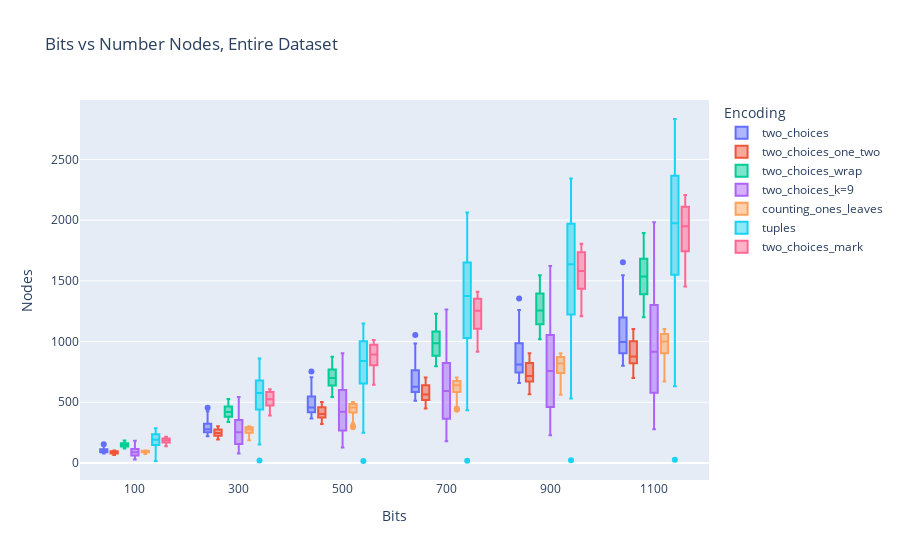
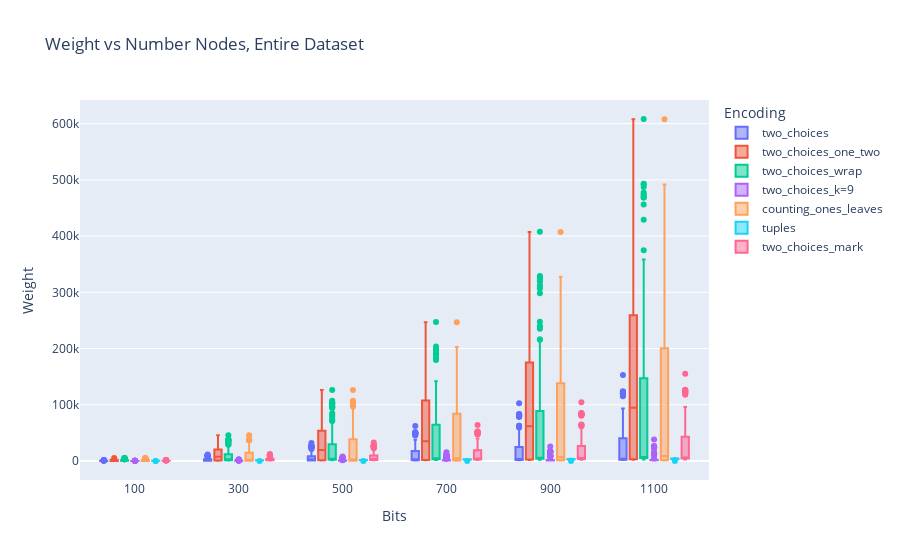
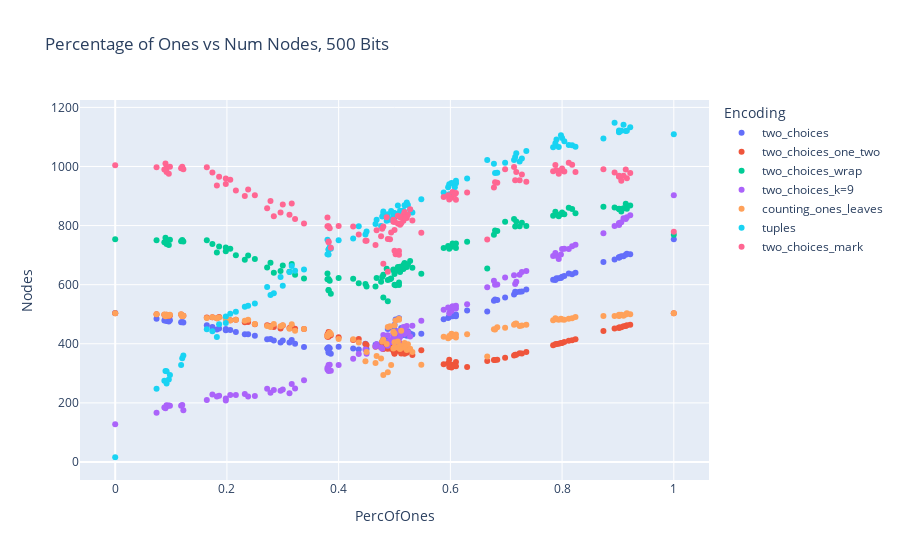
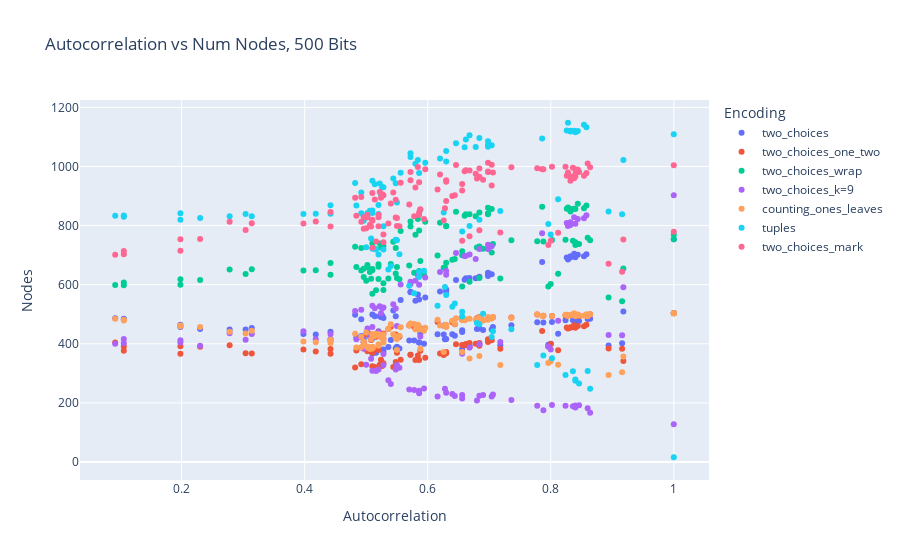

The notebook cell saved with these charts, in order:
### Markdown cell above
#### 4. Reports

### Code cell
fig = px.box(df, x="Bits", y="Nodes", color="Encoding", 
             title="Bits vs Number Nodes, Entire Dataset")
fig.show()

fig = px.box(df, x="Bits", y="Weight", color="Encoding", 
             title="Weight vs Number Nodes, Entire Dataset")
fig.show()

df_500 = df[df['Bits'] == 500] 
fig = px.scatter(df_500, x="PercOfOnes", y="Nodes", color="Encoding", 
             title="Percentage of Ones vs Num Nodes, 500 Bits")
fig.show()

fig = px.scatter(df_500, x="Autocorrelation", y="Nodes", color="Encoding", 
             title="Autocorrelation vs Num Nodes, 500 Bits")
fig.show()

### Figure 1 — Plotly figure (JSON) as saved in the notebook; plotly's stock layout.template omitted (floating-point values rounded to 4 significant figures; data arrays with more than 128 entries replaced by an {"elided": "..."} marker saying what was removed)
{"data": [{"alignmentgroup": "True", "hovertemplate": "Encoding=two_choices<br>Bits=%{x}<br>Nodes=%{y}<extra></extra>", "legendgroup": "two_choices", "marker": {"color": "#636efa"}, "name": "two_choices", "notched": false, "offsetgroup": "two_choices", "orientation": "v", "showlegend": true, "type": "box", "x": {"elided": "714 int values"}, "x0": " ", "xaxis": "x", "y": {"elided": "714 int values"}, "y0": " ", "yaxis": "y"}, {"alignmentgroup": "True", "hovertemplate": "Encoding=two_choices_one_two<br>Bits=%{x}<br>Nodes=%{y}<extra></extra>", "legendgroup": "two_choices_one_two", "marker": {"color": "#EF553B"}, "name": "two_choices_one_two", "notched": false, "offsetgroup": "two_choices_one_two", "orientation": "v", "showlegend": true, "type": "box", "x": {"elided": "714 int values"}, "x0": " ", "xaxis": "x", "y": {"elided": "714 int values"}, "y0": " ", "yaxis": "y"}, {"alignmentgroup": "True", "hovertemplate": "Encoding=two_choices_wrap<br>Bits=%{x}<br>Nodes=%{y}<extra></extra>", "legendgroup": "two_choices_wrap", "marker": {"color": "#00cc96"}, "name": "two_choices_wrap", "notched": false, "offsetgroup": "two_choices_wrap", "orientation": "v", "showlegend": true, "type": "box", "x": {"elided": "714 int values"}, "x0": " ", "xaxis": "x", "y": {"elided": "714 int values"}, "y0": " ", "yaxis": "y"}, {"alignmentgroup": "True", "hovertemplate": "Encoding=two_choices_k=9<br>Bits=%{x}<br>Nodes=%{y}<extra></extra>", "legendgroup": "two_choices_k=9", "marker": {"color": "#ab63fa"}, "name": "two_choices_k=9", "notched": false, "offsetgroup": "two_choices_k=9", "orientation": "v", "showlegend": true, "type": "box", "x": {"elided": "714 int values"}, "x0": " ", "xaxis": "x", "y": {"elided": "714 int values"}, "y0": " ", "yaxis": "y"}, {"alignmentgroup": "True", "hovertemplate": "Encoding=counting_ones_leaves<br>Bits=%{x}<br>Nodes=%{y}<extra></extra>", "legendgroup": "counting_ones_leaves", "marker": {"color": "#FFA15A"}, "name": "counting_ones_leaves", "notched": false, "offsetgroup": "counting_ones_leaves", "orientation": "v", "showlegend": true, "type": "box", "x": {"elided": "714 int values"}, "x0": " ", "xaxis": "x", "y": {"elided": "714 int values"}, "y0": " ", "yaxis": "y"}, {"alignmentgroup": "True", "hovertemplate": "Encoding=tuples<br>Bits=%{x}<br>Nodes=%{y}<extra></extra>", "legendgroup": "tuples", "marker": {"color": "#19d3f3"}, "name": "tuples", "notched": false, "offsetgroup": "tuples", "orientation": "v", "showlegend": true, "type": "box", "x": {"elided": "714 int values"}, "x0": " ", "xaxis": "x", "y": {"elided": "714 int values"}, "y0": " ", "yaxis": "y"}, {"alignmentgroup": "True", "hovertemplate": "Encoding=two_choices_mark<br>Bits=%{x}<br>Nodes=%{y}<extra></extra>", "legendgroup": "two_choices_mark", "marker": {"color": "#FF6692"}, "name": "two_choices_mark", "notched": false, "offsetgroup": "two_choices_mark", "orientation": "v", "showlegend": true, "type": "box", "x": {"elided": "714 int values"}, "x0": " ", "xaxis": "x", "y": {"elided": "714 int values"}, "y0": " ", "yaxis": "y"}], "layout": {"boxmode": "group", "legend": {"title": {"text": "Encoding"}, "tracegroupgap": 0}, "title": {"text": "Bits vs Number Nodes, Entire Dataset"}, "xaxis": {"anchor": "y", "domain": [0, 1], "title": {"text": "Bits"}}, "yaxis": {"anchor": "x", "domain": [0, 1], "title": {"text": "Nodes"}}}}

### Figure 2 — Plotly figure (JSON) as saved in the notebook; plotly's stock layout.template omitted (floating-point values rounded to 4 significant figures; data arrays with more than 128 entries replaced by an {"elided": "..."} marker saying what was removed)
{"data": [{"alignmentgroup": "True", "hovertemplate": "Encoding=two_choices<br>Bits=%{x}<br>Weight=%{y}<extra></extra>", "legendgroup": "two_choices", "marker": {"color": "#636efa"}, "name": "two_choices", "notched": false, "offsetgroup": "two_choices", "orientation": "v", "showlegend": true, "type": "box", "x": {"elided": "714 int values"}, "x0": " ", "xaxis": "x", "y": {"elided": "714 int values"}, "y0": " ", "yaxis": "y"}, {"alignmentgroup": "True", "hovertemplate": "Encoding=two_choices_one_two<br>Bits=%{x}<br>Weight=%{y}<extra></extra>", "legendgroup": "two_choices_one_two", "marker": {"color": "#EF553B"}, "name": "two_choices_one_two", "notched": false, "offsetgroup": "two_choices_one_two", "orientation": "v", "showlegend": true, "type": "box", "x": {"elided": "714 int values"}, "x0": " ", "xaxis": "x", "y": {"elided": "714 int values"}, "y0": " ", "yaxis": "y"}, {"alignmentgroup": "True", "hovertemplate": "Encoding=two_choices_wrap<br>Bits=%{x}<br>Weight=%{y}<extra></extra>", "legendgroup": "two_choices_wrap", "marker": {"color": "#00cc96"}, "name": "two_choices_wrap", "notched": false, "offsetgroup": "two_choices_wrap", "orientation": "v", "showlegend": true, "type": "box", "x": {"elided": "714 int values"}, "x0": " ", "xaxis": "x", "y": {"elided": "714 int values"}, "y0": " ", "yaxis": "y"}, {"alignmentgroup": "True", "hovertemplate": "Encoding=two_choices_k=9<br>Bits=%{x}<br>Weight=%{y}<extra></extra>", "legendgroup": "two_choices_k=9", "marker": {"color": "#ab63fa"}, "name": "two_choices_k=9", "notched": false, "offsetgroup": "two_choices_k=9", "orientation": "v", "showlegend": true, "type": "box", "x": {"elided": "714 int values"}, "x0": " ", "xaxis": "x", "y": {"elided": "714 int values"}, "y0": " ", "yaxis": "y"}, {"alignmentgroup": "True", "hovertemplate": "Encoding=counting_ones_leaves<br>Bits=%{x}<br>Weight=%{y}<extra></extra>", "legendgroup": "counting_ones_leaves", "marker": {"color": "#FFA15A"}, "name": "counting_ones_leaves", "notched": false, "offsetgroup": "counting_ones_leaves", "orientation": "v", "showlegend": true, "type": "box", "x": {"elided": "714 int values"}, "x0": " ", "xaxis": "x", "y": {"elided": "714 int values"}, "y0": " ", "yaxis": "y"}, {"alignmentgroup": "True", "hovertemplate": "Encoding=tuples<br>Bits=%{x}<br>Weight=%{y}<extra></extra>", "legendgroup": "tuples", "marker": {"color": "#19d3f3"}, "name": "tuples", "notched": false, "offsetgroup": "tuples", "orientation": "v", "showlegend": true, "type": "box", "x": {"elided": "714 int values"}, "x0": " ", "xaxis": "x", "y": {"elided": "714 int values"}, "y0": " ", "yaxis": "y"}, {"alignmentgroup": "True", "hovertemplate": "Encoding=two_choices_mark<br>Bits=%{x}<br>Weight=%{y}<extra></extra>", "legendgroup": "two_choices_mark", "marker": {"color": "#FF6692"}, "name": "two_choices_mark", "notched": false, "offsetgroup": "two_choices_mark", "orientation": "v", "showlegend": true, "type": "box", "x": {"elided": "714 int values"}, "x0": " ", "xaxis": "x", "y": {"elided": "714 int values"}, "y0": " ", "yaxis": "y"}], "layout": {"boxmode": "group", "legend": {"title": {"text": "Encoding"}, "tracegroupgap": 0}, "title": {"text": "Weight vs Number Nodes, Entire Dataset"}, "xaxis": {"anchor": "y", "domain": [0, 1], "title": {"text": "Bits"}}, "yaxis": {"anchor": "x", "domain": [0, 1], "title": {"text": "Weight"}}}}

### Figure 3 — Plotly figure (JSON) as saved in the notebook; plotly's stock layout.template omitted (floating-point values rounded to 4 significant figures)
{"data": [{"hovertemplate": "Encoding=two_choices<br>PercOfOnes=%{x}<br>Nodes=%{y}<extra></extra>", "legendgroup": "two_choices", "marker": {"color": "#636efa", "symbol": "circle"}, "mode": "markers", "name": "two_choices", "orientation": "v", "showlegend": true, "type": "scatter", "x": [0.118, 0.092, 0.096, 0.12, 0.09, 0.122, 0.092, 0.098, 0.074, 0.088, 0.174, 0.216, 0.186, 0.182, 0.206, 0.164, 0.232, 0.198, 0.198, 0.238, 0.272, 0.322, 0.25, 0.296, 0.3, 0.338, 0.312, 0.284, 0.278, 0.316, 0.38, 0.426, 0.436, 0.4, 0.384, 0.386, 0.382, 0.382, 0.382, 0.38, 0.5, 0.516, 0.506, 0.522, 0.518, 0.498, 0.478, 0.524, 0.516, 0.518, 0.63, 0.602, 0.61, 0.598, 0.604, 0.61, 0.596, 0.598, 0.588, 0.608, 0.724, 0.718, 0.714, 0.716, 0.736, 0.684, 0.678, 0.728, 0.698, 0.68, 0.812, 0.818, 0.794, 0.784, 0.79, 0.788, 0.824, 0.804, 0.8, 0.798, 0.902, 0.902, 0.914, 0.902, 0.906, 0.922, 0.916, 0.874, 0.894, 0.91, 0, 1, 0.502, 0.508, 0.508, 0.492, 0.5, 0.488, 0.498, 0.512, 0.5, 0.5, 0.506, 0.48, 0.51, 0.486, 0.51, 0.45, 0.532, 0.528, 0.468, 0.476, 0.494, 0.466, 0.448, 0.548, 0.48, 0.488, 0.666], "xaxis": "x", "y": [473, 477, 475, 474, 484, 472, 480, 480, 485, 479, 457, 440, 452, 448, 447, 463, 432, 446, 450, 432, 415, 400, 427, 404, 411, 389, 404, 411, 416, 413, 385, 384, 381, 390, 385, 366, 370, 388, 373, 384, 426, 434, 421, 427, 441, 418, 406, 442, 430, 438, 513, 498, 493, 491, 493, 499, 487, 493, 483, 495, 576, 574, 567, 576, 584, 548, 546, 577, 557, 550, 638, 635, 622, 617, 622, 616, 640, 629, 627, 623, 692, 692, 701, 693, 696, 703, 705, 677, 685, 696, 504, 754, 482, 486, 485, 457, 464, 450, 448, 453, 448, 431, 433, 416, 437, 417, 427, 382, 431, 435, 398, 394, 395, 397, 400, 434, 394, 402, 509], "yaxis": "y"}, {"hovertemplate": "Encoding=two_choices_one_two<br>PercOfOnes=%{x}<br>Nodes=%{y}<extra></extra>", "legendgroup": "two_choices_one_two", "marker": {"color": "#EF553B", "symbol": "circle"}, "mode": "markers", "name": "two_choices_one_two", "orientation": "v", "showlegend": true, "type": "scatter", "x": [0.118, 0.092, 0.096, 0.12, 0.09, 0.122, 0.092, 0.098, 0.074, 0.088, 0.174, 0.216, 0.186, 0.182, 0.206, 0.164, 0.232, 0.198, 0.198, 0.238, 0.272, 0.322, 0.25, 0.296, 0.3, 0.338, 0.312, 0.284, 0.278, 0.316, 0.38, 0.426, 0.436, 0.4, 0.384, 0.386, 0.382, 0.382, 0.382, 0.38, 0.5, 0.516, 0.506, 0.522, 0.518, 0.498, 0.478, 0.524, 0.516, 0.518, 0.63, 0.602, 0.61, 0.598, 0.604, 0.61, 0.596, 0.598, 0.588, 0.608, 0.724, 0.718, 0.714, 0.716, 0.736, 0.684, 0.678, 0.728, 0.698, 0.68, 0.812, 0.818, 0.794, 0.784, 0.79, 0.788, 0.824, 0.804, 0.8, 0.798, 0.902, 0.902, 0.914, 0.902, 0.906, 0.922, 0.916, 0.874, 0.894, 0.91, 0, 1, 0.502, 0.508, 0.508, 0.492, 0.5, 0.488, 0.498, 0.512, 0.5, 0.5, 0.506, 0.48, 0.51, 0.486, 0.51, 0.45, 0.532, 0.528, 0.468, 0.476, 0.494, 0.466, 0.448, 0.548, 0.48, 0.488, 0.666], "xaxis": "x", "y": [499, 494, 495, 494, 494, 495, 498, 496, 500, 498, 490, 481, 491, 486, 480, 489, 473, 489, 486, 474, 463, 451, 466, 452, 462, 450, 453, 457, 459, 458, 431, 413, 416, 422, 432, 429, 424, 440, 435, 424, 387, 375, 377, 370, 366, 376, 406, 379, 370, 381, 321, 320, 338, 346, 329, 324, 334, 321, 331, 325, 368, 363, 360, 363, 372, 346, 345, 367, 353, 345, 410, 412, 400, 395, 399, 398, 415, 406, 403, 403, 454, 455, 460, 454, 456, 464, 463, 443, 452, 459, 503, 503, 391, 404, 376, 392, 366, 390, 395, 367, 368, 374, 381, 382, 381, 385, 379, 396, 362, 376, 393, 388, 383, 390, 399, 378, 384, 383, 342], "yaxis": "y"}, {"hovertemplate": "Encoding=two_choices_wrap<br>PercOfOnes=%{x}<br>Nodes=%{y}<extra></extra>", "legendgroup": "two_choices_wrap", "marker": {"color": "#00cc96", "symbol": "circle"}, "mode": "markers", "name": "two_choices_wrap", "orientation": "v", "showlegend": true, "type": "scatter", "x": [0.118, 0.092, 0.096, 0.12, 0.09, 0.122, 0.092, 0.098, 0.074, 0.088, 0.174, 0.216, 0.186, 0.182, 0.206, 0.164, 0.232, 0.198, 0.198, 0.238, 0.272, 0.322, 0.25, 0.296, 0.3, 0.338, 0.312, 0.284, 0.278, 0.316, 0.38, 0.426, 0.436, 0.4, 0.384, 0.386, 0.382, 0.382, 0.382, 0.38, 0.5, 0.516, 0.506, 0.522, 0.518, 0.498, 0.478, 0.524, 0.516, 0.518, 0.63, 0.602, 0.61, 0.598, 0.604, 0.61, 0.596, 0.598, 0.588, 0.608, 0.724, 0.718, 0.714, 0.716, 0.736, 0.684, 0.678, 0.728, 0.698, 0.68, 0.812, 0.818, 0.794, 0.784, 0.79, 0.788, 0.824, 0.804, 0.8, 0.798, 0.902, 0.902, 0.914, 0.902, 0.906, 0.922, 0.916, 0.874, 0.894, 0.91, 0, 1, 0.502, 0.508, 0.508, 0.492, 0.5, 0.488, 0.498, 0.512, 0.5, 0.5, 0.506, 0.48, 0.51, 0.486, 0.51, 0.45, 0.532, 0.528, 0.468, 0.476, 0.494, 0.466, 0.448, 0.548, 0.48, 0.488, 0.666], "xaxis": "x", "y": [747, 738, 734, 751, 759, 746, 749, 752, 750, 744, 738, 700, 729, 709, 722, 750, 684, 713, 726, 699, 658, 634, 687, 646, 665, 621, 644, 640, 674, 670, 638, 620, 605, 623, 613, 569, 581, 619, 582, 618, 648, 667, 660, 660, 673, 649, 626, 669, 653, 660, 745, 728, 724, 726, 739, 739, 731, 722, 724, 736, 798, 814, 822, 797, 799, 782, 769, 810, 813, 783, 860, 856, 832, 833, 838, 847, 842, 838, 844, 838, 856, 857, 874, 856, 848, 868, 857, 864, 861, 859, 754, 769, 598, 599, 607, 618, 600, 616, 651, 652, 636, 649, 648, 634, 661, 654, 643, 594, 657, 680, 623, 610, 621, 594, 602, 637, 557, 544, 655], "yaxis": "y"}, {"hovertemplate": "Encoding=two_choices_k=9<br>PercOfOnes=%{x}<br>Nodes=%{y}<extra></extra>", "legendgroup": "two_choices_k=9", "marker": {"color": "#ab63fa", "symbol": "circle"}, "mode": "markers", "name": "two_choices_k=9", "orientation": "v", "showlegend": true, "type": "scatter", "x": [0.118, 0.092, 0.096, 0.12, 0.09, 0.122, 0.092, 0.098, 0.074, 0.088, 0.174, 0.216, 0.186, 0.182, 0.206, 0.164, 0.232, 0.198, 0.198, 0.238, 0.272, 0.322, 0.25, 0.296, 0.3, 0.338, 0.312, 0.284, 0.278, 0.316, 0.38, 0.426, 0.436, 0.4, 0.384, 0.386, 0.382, 0.382, 0.382, 0.38, 0.5, 0.516, 0.506, 0.522, 0.518, 0.498, 0.478, 0.524, 0.516, 0.518, 0.63, 0.602, 0.61, 0.598, 0.604, 0.61, 0.596, 0.598, 0.588, 0.608, 0.724, 0.718, 0.714, 0.716, 0.736, 0.684, 0.678, 0.728, 0.698, 0.68, 0.812, 0.818, 0.794, 0.784, 0.79, 0.788, 0.824, 0.804, 0.8, 0.798, 0.902, 0.902, 0.914, 0.902, 0.906, 0.922, 0.916, 0.874, 0.894, 0.91, 0, 1, 0.502, 0.508, 0.508, 0.492, 0.5, 0.488, 0.498, 0.512, 0.5, 0.5, 0.506, 0.48, 0.51, 0.486, 0.51, 0.45, 0.532, 0.528, 0.468, 0.476, 0.494, 0.466, 0.448, 0.548, 0.48, 0.488, 0.666], "xaxis": "x", "y": [190, 192, 191, 193, 182, 175, 189, 190, 167, 184, 228, 227, 224, 222, 227, 210, 230, 215, 208, 222, 248, 249, 223, 241, 245, 277, 233, 244, 234, 264, 313, 349, 365, 328, 329, 309, 308, 313, 328, 319, 422, 452, 415, 460, 433, 425, 383, 439, 457, 442, 534, 511, 519, 503, 527, 529, 523, 520, 515, 520, 634, 610, 632, 602, 646, 601, 613, 643, 624, 600, 721, 730, 687, 697, 698, 707, 735, 722, 721, 702, 802, 809, 822, 806, 811, 835, 828, 774, 799, 825, 128, 903, 402, 400, 416, 412, 404, 393, 436, 433, 414, 415, 442, 409, 436, 405, 423, 366, 461, 425, 398, 387, 406, 391, 381, 478, 430, 429, 591], "yaxis": "y"}, {"hovertemplate": "Encoding=counting_ones_leaves<br>PercOfOnes=%{x}<br>Nodes=%{y}<extra></extra>", "legendgroup": "counting_ones_leaves", "marker": {"color": "#FFA15A", "symbol": "circle"}, "mode": "markers", "name": "counting_ones_leaves", "orientation": "v", "showlegend": true, "type": "scatter", "x": [0.118, 0.092, 0.096, 0.12, 0.09, 0.122, 0.092, 0.098, 0.074, 0.088, 0.174, 0.216, 0.186, 0.182, 0.206, 0.164, 0.232, 0.198, 0.198, 0.238, 0.272, 0.322, 0.25, 0.296, 0.3, 0.338, 0.312, 0.284, 0.278, 0.316, 0.38, 0.426, 0.436, 0.4, 0.384, 0.386, 0.382, 0.382, 0.382, 0.38, 0.5, 0.516, 0.506, 0.522, 0.518, 0.498, 0.478, 0.524, 0.516, 0.518, 0.63, 0.602, 0.61, 0.598, 0.604, 0.61, 0.596, 0.598, 0.588, 0.608, 0.724, 0.718, 0.714, 0.716, 0.736, 0.684, 0.678, 0.728, 0.698, 0.68, 0.812, 0.818, 0.794, 0.784, 0.79, 0.788, 0.824, 0.804, 0.8, 0.798, 0.902, 0.902, 0.914, 0.902, 0.906, 0.922, 0.916, 0.874, 0.894, 0.91, 0, 1, 0.502, 0.508, 0.508, 0.492, 0.5, 0.488, 0.498, 0.512, 0.5, 0.5, 0.506, 0.48, 0.51, 0.486, 0.51, 0.45, 0.532, 0.528, 0.468, 0.476, 0.494, 0.466, 0.448, 0.548, 0.48, 0.488, 0.666], "xaxis": "x", "y": [500, 496, 495, 493, 493, 495, 498, 498, 500, 499, 490, 481, 489, 486, 479, 487, 478, 490, 484, 481, 460, 444, 467, 459, 463, 450, 451, 467, 457, 466, 426, 415, 404, 416, 438, 433, 433, 432, 431, 427, 388, 387, 387, 379, 403, 384, 408, 398, 390, 391, 432, 434, 421, 421, 426, 431, 419, 426, 424, 426, 460, 469, 464, 468, 464, 456, 449, 462, 454, 448, 485, 486, 481, 480, 483, 486, 491, 481, 482, 485, 496, 498, 499, 494, 498, 500, 503, 494, 494, 495, 503, 503, 479, 485, 481, 459, 462, 457, 441, 444, 435, 405, 408, 414, 393, 399, 382, 372, 372, 383, 359, 350, 328, 335, 341, 329, 294, 304, 357], "yaxis": "y"}, {"hovertemplate": "Encoding=tuples<br>PercOfOnes=%{x}<br>Nodes=%{y}<extra></extra>", "legendgroup": "tuples", "marker": {"color": "#19d3f3", "symbol": "circle"}, "mode": "markers", "name": "tuples", "orientation": "v", "showlegend": true, "type": "scatter", "x": [0.118, 0.092, 0.096, 0.12, 0.09, 0.122, 0.092, 0.098, 0.074, 0.088, 0.174, 0.216, 0.186, 0.182, 0.206, 0.164, 0.232, 0.198, 0.198, 0.238, 0.272, 0.322, 0.25, 0.296, 0.3, 0.338, 0.312, 0.284, 0.278, 0.316, 0.38, 0.426, 0.436, 0.4, 0.384, 0.386, 0.382, 0.382, 0.382, 0.38, 0.5, 0.516, 0.506, 0.522, 0.518, 0.498, 0.478, 0.524, 0.516, 0.518, 0.63, 0.602, 0.61, 0.598, 0.604, 0.61, 0.596, 0.598, 0.588, 0.608, 0.724, 0.718, 0.714, 0.716, 0.736, 0.684, 0.678, 0.728, 0.698, 0.68, 0.812, 0.818, 0.794, 0.784, 0.79, 0.788, 0.824, 0.804, 0.8, 0.798, 0.902, 0.902, 0.914, 0.902, 0.906, 0.922, 0.916, 0.874, 0.894, 0.91, 0, 1, 0.502, 0.508, 0.508, 0.492, 0.5, 0.488, 0.498, 0.512, 0.5, 0.5, 0.506, 0.48, 0.51, 0.486, 0.51, 0.45, 0.532, 0.528, 0.468, 0.476, 0.494, 0.466, 0.448, 0.548, 0.48, 0.488, 0.666], "xaxis": "x", "y": [328, 266, 279, 351, 308, 360, 307, 294, 248, 275, 442, 508, 466, 423, 502, 449, 525, 492, 470, 529, 592, 647, 536, 626, 596, 651, 643, 571, 565, 663, 752, 756, 798, 750, 727, 722, 719, 702, 719, 703, 842, 832, 868, 878, 869, 843, 831, 870, 851, 843, 959, 944, 943, 906, 942, 952, 930, 940, 912, 930, 1017, 1045, 1022, 1032, 1052, 979, 1009, 1027, 1013, 978, 1073, 1072, 1066, 1065, 1091, 1079, 1067, 1085, 1096, 1106, 1118, 1122, 1120, 1116, 1121, 1133, 1121, 1095, 1148, 1141, 16, 1109, 830, 833, 834, 820, 842, 826, 832, 832, 839, 840, 839, 840, 839, 816, 850, 780, 844, 854, 820, 799, 849, 805, 770, 889, 848, 838, 1022], "yaxis": "y"}, {"hovertemplate": "Encoding=two_choices_mark<br>PercOfOnes=%{x}<br>Nodes=%{y}<extra></extra>", "legendgroup": "two_choices_mark", "marker": {"color": "#FF6692", "symbol": "circle"}, "mode": "markers", "name": "two_choices_mark", "orientation": "v", "showlegend": true, "type": "scatter", "x": [0.118, 0.092, 0.096, 0.12, 0.09, 0.122, 0.092, 0.098, 0.074, 0.088, 0.174, 0.216, 0.186, 0.182, 0.206, 0.164, 0.232, 0.198, 0.198, 0.238, 0.272, 0.322, 0.25, 0.296, 0.3, 0.338, 0.312, 0.284, 0.278, 0.316, 0.38, 0.426, 0.436, 0.4, 0.384, 0.386, 0.382, 0.382, 0.382, 0.38, 0.5, 0.516, 0.506, 0.522, 0.518, 0.498, 0.478, 0.524, 0.516, 0.518, 0.63, 0.602, 0.61, 0.598, 0.604, 0.61, 0.596, 0.598, 0.588, 0.608, 0.724, 0.718, 0.714, 0.716, 0.736, 0.684, 0.678, 0.728, 0.698, 0.68, 0.812, 0.818, 0.794, 0.784, 0.79, 0.788, 0.824, 0.804, 0.8, 0.798, 0.902, 0.902, 0.914, 0.902, 0.906, 0.922, 0.916, 0.874, 0.894, 0.91, 0, 1, 0.502, 0.508, 0.508, 0.492, 0.5, 0.488, 0.498, 0.512, 0.5, 0.5, 0.506, 0.48, 0.51, 0.486, 0.51, 0.45, 0.532, 0.528, 0.468, 0.476, 0.494, 0.466, 0.448, 0.548, 0.48, 0.488, 0.666], "xaxis": "x", "y": [994, 981, 975, 999, 1010, 991, 996, 999, 997, 990, 980, 919, 965, 936, 955, 997, 900, 941, 959, 922, 859, 822, 903, 844, 871, 807, 837, 832, 883, 875, 827, 797, 770, 799, 791, 725, 746, 798, 744, 798, 813, 837, 833, 826, 846, 820, 789, 837, 816, 827, 912, 894, 887, 894, 914, 910, 903, 888, 897, 906, 953, 981, 998, 953, 948, 945, 929, 973, 991, 947, 1013, 1006, 975, 984, 987, 1005, 981, 983, 993, 986, 966, 969, 990, 966, 952, 978, 960, 991, 980, 969, 1004, 779, 703, 701, 714, 754, 715, 755, 813, 808, 785, 814, 807, 797, 828, 828, 803, 749, 817, 855, 784, 764, 777, 734, 749, 776, 671, 644, 753], "yaxis": "y"}], "layout": {"legend": {"title": {"text": "Encoding"}, "tracegroupgap": 0}, "title": {"text": "Percentage of Ones vs Num Nodes, 500 Bits"}, "xaxis": {"anchor": "y", "domain": [0, 1], "title": {"text": "PercOfOnes"}}, "yaxis": {"anchor": "x", "domain": [0, 1], "title": {"text": "Nodes"}}}}

### Figure 4 — Plotly figure (JSON) as saved in the notebook; plotly's stock layout.template omitted (floating-point values rounded to 4 significant figures)
{"data": [{"hovertemplate": "Encoding=two_choices<br>Autocorrelation=%{x}<br>Nodes=%{y}<extra></extra>", "legendgroup": "two_choices", "marker": {"color": "#636efa", "symbol": "circle"}, "mode": "markers", "name": "two_choices", "orientation": "v", "showlegend": true, "type": "scatter", "x": [0.778, 0.846, 0.84, 0.802, 0.86, 0.788, 0.836, 0.824, 0.864, 0.84, 0.706, 0.656, 0.684, 0.704, 0.69, 0.736, 0.64, 0.656, 0.68, 0.616, 0.628, 0.594, 0.644, 0.586, 0.57, 0.536, 0.586, 0.578, 0.63, 0.54, 0.548, 0.508, 0.528, 0.55, 0.5, 0.51, 0.516, 0.52, 0.528, 0.554, 0.492, 0.502, 0.484, 0.55, 0.442, 0.51, 0.496, 0.52, 0.51, 0.502, 0.544, 0.482, 0.548, 0.524, 0.522, 0.51, 0.528, 0.514, 0.492, 0.526, 0.63, 0.572, 0.584, 0.572, 0.63, 0.556, 0.58, 0.62, 0.596, 0.586, 0.698, 0.704, 0.678, 0.66, 0.662, 0.646, 0.698, 0.698, 0.684, 0.668, 0.832, 0.826, 0.844, 0.84, 0.832, 0.858, 0.838, 0.786, 0.828, 0.854, 1, 1, 0.106, 0.092, 0.106, 0.198, 0.198, 0.23, 0.278, 0.314, 0.304, 0.418, 0.398, 0.442, 0.52, 0.496, 0.506, 0.656, 0.626, 0.588, 0.684, 0.668, 0.718, 0.796, 0.8, 0.812, 0.894, 0.916, 0.918], "xaxis": "x", "y": [473, 477, 475, 474, 484, 472, 480, 480, 485, 479, 457, 440, 452, 448, 447, 463, 432, 446, 450, 432, 415, 400, 427, 404, 411, 389, 404, 411, 416, 413, 385, 384, 381, 390, 385, 366, 370, 388, 373, 384, 426, 434, 421, 427, 441, 418, 406, 442, 430, 438, 513, 498, 493, 491, 493, 499, 487, 493, 483, 495, 576, 574, 567, 576, 584, 548, 546, 577, 557, 550, 638, 635, 622, 617, 622, 616, 640, 629, 627, 623, 692, 692, 701, 693, 696, 703, 705, 677, 685, 696, 504, 754, 482, 486, 485, 457, 464, 450, 448, 453, 448, 431, 433, 416, 437, 417, 427, 382, 431, 435, 398, 394, 395, 397, 400, 434, 394, 402, 509], "yaxis": "y"}, {"hovertemplate": "Encoding=two_choices_one_two<br>Autocorrelation=%{x}<br>Nodes=%{y}<extra></extra>", "legendgroup": "two_choices_one_two", "marker": {"color": "#EF553B", "symbol": "circle"}, "mode": "markers", "name": "two_choices_one_two", "orientation": "v", "showlegend": true, "type": "scatter", "x": [0.778, 0.846, 0.84, 0.802, 0.86, 0.788, 0.836, 0.824, 0.864, 0.84, 0.706, 0.656, 0.684, 0.704, 0.69, 0.736, 0.64, 0.656, 0.68, 0.616, 0.628, 0.594, 0.644, 0.586, 0.57, 0.536, 0.586, 0.578, 0.63, 0.54, 0.548, 0.508, 0.528, 0.55, 0.5, 0.51, 0.516, 0.52, 0.528, 0.554, 0.492, 0.502, 0.484, 0.55, 0.442, 0.51, 0.496, 0.52, 0.51, 0.502, 0.544, 0.482, 0.548, 0.524, 0.522, 0.51, 0.528, 0.514, 0.492, 0.526, 0.63, 0.572, 0.584, 0.572, 0.63, 0.556, 0.58, 0.62, 0.596, 0.586, 0.698, 0.704, 0.678, 0.66, 0.662, 0.646, 0.698, 0.698, 0.684, 0.668, 0.832, 0.826, 0.844, 0.84, 0.832, 0.858, 0.838, 0.786, 0.828, 0.854, 1, 1, 0.106, 0.092, 0.106, 0.198, 0.198, 0.23, 0.278, 0.314, 0.304, 0.418, 0.398, 0.442, 0.52, 0.496, 0.506, 0.656, 0.626, 0.588, 0.684, 0.668, 0.718, 0.796, 0.8, 0.812, 0.894, 0.916, 0.918], "xaxis": "x", "y": [499, 494, 495, 494, 494, 495, 498, 496, 500, 498, 490, 481, 491, 486, 480, 489, 473, 489, 486, 474, 463, 451, 466, 452, 462, 450, 453, 457, 459, 458, 431, 413, 416, 422, 432, 429, 424, 440, 435, 424, 387, 375, 377, 370, 366, 376, 406, 379, 370, 381, 321, 320, 338, 346, 329, 324, 334, 321, 331, 325, 368, 363, 360, 363, 372, 346, 345, 367, 353, 345, 410, 412, 400, 395, 399, 398, 415, 406, 403, 403, 454, 455, 460, 454, 456, 464, 463, 443, 452, 459, 503, 503, 391, 404, 376, 392, 366, 390, 395, 367, 368, 374, 381, 382, 381, 385, 379, 396, 362, 376, 393, 388, 383, 390, 399, 378, 384, 383, 342], "yaxis": "y"}, {"hovertemplate": "Encoding=two_choices_wrap<br>Autocorrelation=%{x}<br>Nodes=%{y}<extra></extra>", "legendgroup": "two_choices_wrap", "marker": {"color": "#00cc96", "symbol": "circle"}, "mode": "markers", "name": "two_choices_wrap", "orientation": "v", "showlegend": true, "type": "scatter", "x": [0.778, 0.846, 0.84, 0.802, 0.86, 0.788, 0.836, 0.824, 0.864, 0.84, 0.706, 0.656, 0.684, 0.704, 0.69, 0.736, 0.64, 0.656, 0.68, 0.616, 0.628, 0.594, 0.644, 0.586, 0.57, 0.536, 0.586, 0.578, 0.63, 0.54, 0.548, 0.508, 0.528, 0.55, 0.5, 0.51, 0.516, 0.52, 0.528, 0.554, 0.492, 0.502, 0.484, 0.55, 0.442, 0.51, 0.496, 0.52, 0.51, 0.502, 0.544, 0.482, 0.548, 0.524, 0.522, 0.51, 0.528, 0.514, 0.492, 0.526, 0.63, 0.572, 0.584, 0.572, 0.63, 0.556, 0.58, 0.62, 0.596, 0.586, 0.698, 0.704, 0.678, 0.66, 0.662, 0.646, 0.698, 0.698, 0.684, 0.668, 0.832, 0.826, 0.844, 0.84, 0.832, 0.858, 0.838, 0.786, 0.828, 0.854, 1, 1, 0.106, 0.092, 0.106, 0.198, 0.198, 0.23, 0.278, 0.314, 0.304, 0.418, 0.398, 0.442, 0.52, 0.496, 0.506, 0.656, 0.626, 0.588, 0.684, 0.668, 0.718, 0.796, 0.8, 0.812, 0.894, 0.916, 0.918], "xaxis": "x", "y": [747, 738, 734, 751, 759, 746, 749, 752, 750, 744, 738, 700, 729, 709, 722, 750, 684, 713, 726, 699, 658, 634, 687, 646, 665, 621, 644, 640, 674, 670, 638, 620, 605, 623, 613, 569, 581, 619, 582, 618, 648, 667, 660, 660, 673, 649, 626, 669, 653, 660, 745, 728, 724, 726, 739, 739, 731, 722, 724, 736, 798, 814, 822, 797, 799, 782, 769, 810, 813, 783, 860, 856, 832, 833, 838, 847, 842, 838, 844, 838, 856, 857, 874, 856, 848, 868, 857, 864, 861, 859, 754, 769, 598, 599, 607, 618, 600, 616, 651, 652, 636, 649, 648, 634, 661, 654, 643, 594, 657, 680, 623, 610, 621, 594, 602, 637, 557, 544, 655], "yaxis": "y"}, {"hovertemplate": "Encoding=two_choices_k=9<br>Autocorrelation=%{x}<br>Nodes=%{y}<extra></extra>", "legendgroup": "two_choices_k=9", "marker": {"color": "#ab63fa", "symbol": "circle"}, "mode": "markers", "name": "two_choices_k=9", "orientation": "v", "showlegend": true, "type": "scatter", "x": [0.778, 0.846, 0.84, 0.802, 0.86, 0.788, 0.836, 0.824, 0.864, 0.84, 0.706, 0.656, 0.684, 0.704, 0.69, 0.736, 0.64, 0.656, 0.68, 0.616, 0.628, 0.594, 0.644, 0.586, 0.57, 0.536, 0.586, 0.578, 0.63, 0.54, 0.548, 0.508, 0.528, 0.55, 0.5, 0.51, 0.516, 0.52, 0.528, 0.554, 0.492, 0.502, 0.484, 0.55, 0.442, 0.51, 0.496, 0.52, 0.51, 0.502, 0.544, 0.482, 0.548, 0.524, 0.522, 0.51, 0.528, 0.514, 0.492, 0.526, 0.63, 0.572, 0.584, 0.572, 0.63, 0.556, 0.58, 0.62, 0.596, 0.586, 0.698, 0.704, 0.678, 0.66, 0.662, 0.646, 0.698, 0.698, 0.684, 0.668, 0.832, 0.826, 0.844, 0.84, 0.832, 0.858, 0.838, 0.786, 0.828, 0.854, 1, 1, 0.106, 0.092, 0.106, 0.198, 0.198, 0.23, 0.278, 0.314, 0.304, 0.418, 0.398, 0.442, 0.52, 0.496, 0.506, 0.656, 0.626, 0.588, 0.684, 0.668, 0.718, 0.796, 0.8, 0.812, 0.894, 0.916, 0.918], "xaxis": "x", "y": [190, 192, 191, 193, 182, 175, 189, 190, 167, 184, 228, 227, 224, 222, 227, 210, 230, 215, 208, 222, 248, 249, 223, 241, 245, 277, 233, 244, 234, 264, 313, 349, 365, 328, 329, 309, 308, 313, 328, 319, 422, 452, 415, 460, 433, 425, 383, 439, 457, 442, 534, 511, 519, 503, 527, 529, 523, 520, 515, 520, 634, 610, 632, 602, 646, 601, 613, 643, 624, 600, 721, 730, 687, 697, 698, 707, 735, 722, 721, 702, 802, 809, 822, 806, 811, 835, 828, 774, 799, 825, 128, 903, 402, 400, 416, 412, 404, 393, 436, 433, 414, 415, 442, 409, 436, 405, 423, 366, 461, 425, 398, 387, 406, 391, 381, 478, 430, 429, 591], "yaxis": "y"}, {"hovertemplate": "Encoding=counting_ones_leaves<br>Autocorrelation=%{x}<br>Nodes=%{y}<extra></extra>", "legendgroup": "counting_ones_leaves", "marker": {"color": "#FFA15A", "symbol": "circle"}, "mode": "markers", "name": "counting_ones_leaves", "orientation": "v", "showlegend": true, "type": "scatter", "x": [0.778, 0.846, 0.84, 0.802, 0.86, 0.788, 0.836, 0.824, 0.864, 0.84, 0.706, 0.656, 0.684, 0.704, 0.69, 0.736, 0.64, 0.656, 0.68, 0.616, 0.628, 0.594, 0.644, 0.586, 0.57, 0.536, 0.586, 0.578, 0.63, 0.54, 0.548, 0.508, 0.528, 0.55, 0.5, 0.51, 0.516, 0.52, 0.528, 0.554, 0.492, 0.502, 0.484, 0.55, 0.442, 0.51, 0.496, 0.52, 0.51, 0.502, 0.544, 0.482, 0.548, 0.524, 0.522, 0.51, 0.528, 0.514, 0.492, 0.526, 0.63, 0.572, 0.584, 0.572, 0.63, 0.556, 0.58, 0.62, 0.596, 0.586, 0.698, 0.704, 0.678, 0.66, 0.662, 0.646, 0.698, 0.698, 0.684, 0.668, 0.832, 0.826, 0.844, 0.84, 0.832, 0.858, 0.838, 0.786, 0.828, 0.854, 1, 1, 0.106, 0.092, 0.106, 0.198, 0.198, 0.23, 0.278, 0.314, 0.304, 0.418, 0.398, 0.442, 0.52, 0.496, 0.506, 0.656, 0.626, 0.588, 0.684, 0.668, 0.718, 0.796, 0.8, 0.812, 0.894, 0.916, 0.918], "xaxis": "x", "y": [500, 496, 495, 493, 493, 495, 498, 498, 500, 499, 490, 481, 489, 486, 479, 487, 478, 490, 484, 481, 460, 444, 467, 459, 463, 450, 451, 467, 457, 466, 426, 415, 404, 416, 438, 433, 433, 432, 431, 427, 388, 387, 387, 379, 403, 384, 408, 398, 390, 391, 432, 434, 421, 421, 426, 431, 419, 426, 424, 426, 460, 469, 464, 468, 464, 456, 449, 462, 454, 448, 485, 486, 481, 480, 483, 486, 491, 481, 482, 485, 496, 498, 499, 494, 498, 500, 503, 494, 494, 495, 503, 503, 479, 485, 481, 459, 462, 457, 441, 444, 435, 405, 408, 414, 393, 399, 382, 372, 372, 383, 359, 350, 328, 335, 341, 329, 294, 304, 357], "yaxis": "y"}, {"hovertemplate": "Encoding=tuples<br>Autocorrelation=%{x}<br>Nodes=%{y}<extra></extra>", "legendgroup": "tuples", "marker": {"color": "#19d3f3", "symbol": "circle"}, "mode": "markers", "name": "tuples", "orientation": "v", "showlegend": true, "type": "scatter", "x": [0.778, 0.846, 0.84, 0.802, 0.86, 0.788, 0.836, 0.824, 0.864, 0.84, 0.706, 0.656, 0.684, 0.704, 0.69, 0.736, 0.64, 0.656, 0.68, 0.616, 0.628, 0.594, 0.644, 0.586, 0.57, 0.536, 0.586, 0.578, 0.63, 0.54, 0.548, 0.508, 0.528, 0.55, 0.5, 0.51, 0.516, 0.52, 0.528, 0.554, 0.492, 0.502, 0.484, 0.55, 0.442, 0.51, 0.496, 0.52, 0.51, 0.502, 0.544, 0.482, 0.548, 0.524, 0.522, 0.51, 0.528, 0.514, 0.492, 0.526, 0.63, 0.572, 0.584, 0.572, 0.63, 0.556, 0.58, 0.62, 0.596, 0.586, 0.698, 0.704, 0.678, 0.66, 0.662, 0.646, 0.698, 0.698, 0.684, 0.668, 0.832, 0.826, 0.844, 0.84, 0.832, 0.858, 0.838, 0.786, 0.828, 0.854, 1, 1, 0.106, 0.092, 0.106, 0.198, 0.198, 0.23, 0.278, 0.314, 0.304, 0.418, 0.398, 0.442, 0.52, 0.496, 0.506, 0.656, 0.626, 0.588, 0.684, 0.668, 0.718, 0.796, 0.8, 0.812, 0.894, 0.916, 0.918], "xaxis": "x", "y": [328, 266, 279, 351, 308, 360, 307, 294, 248, 275, 442, 508, 466, 423, 502, 449, 525, 492, 470, 529, 592, 647, 536, 626, 596, 651, 643, 571, 565, 663, 752, 756, 798, 750, 727, 722, 719, 702, 719, 703, 842, 832, 868, 878, 869, 843, 831, 870, 851, 843, 959, 944, 943, 906, 942, 952, 930, 940, 912, 930, 1017, 1045, 1022, 1032, 1052, 979, 1009, 1027, 1013, 978, 1073, 1072, 1066, 1065, 1091, 1079, 1067, 1085, 1096, 1106, 1118, 1122, 1120, 1116, 1121, 1133, 1121, 1095, 1148, 1141, 16, 1109, 830, 833, 834, 820, 842, 826, 832, 832, 839, 840, 839, 840, 839, 816, 850, 780, 844, 854, 820, 799, 849, 805, 770, 889, 848, 838, 1022], "yaxis": "y"}, {"hovertemplate": "Encoding=two_choices_mark<br>Autocorrelation=%{x}<br>Nodes=%{y}<extra></extra>", "legendgroup": "two_choices_mark", "marker": {"color": "#FF6692", "symbol": "circle"}, "mode": "markers", "name": "two_choices_mark", "orientation": "v", "showlegend": true, "type": "scatter", "x": [0.778, 0.846, 0.84, 0.802, 0.86, 0.788, 0.836, 0.824, 0.864, 0.84, 0.706, 0.656, 0.684, 0.704, 0.69, 0.736, 0.64, 0.656, 0.68, 0.616, 0.628, 0.594, 0.644, 0.586, 0.57, 0.536, 0.586, 0.578, 0.63, 0.54, 0.548, 0.508, 0.528, 0.55, 0.5, 0.51, 0.516, 0.52, 0.528, 0.554, 0.492, 0.502, 0.484, 0.55, 0.442, 0.51, 0.496, 0.52, 0.51, 0.502, 0.544, 0.482, 0.548, 0.524, 0.522, 0.51, 0.528, 0.514, 0.492, 0.526, 0.63, 0.572, 0.584, 0.572, 0.63, 0.556, 0.58, 0.62, 0.596, 0.586, 0.698, 0.704, 0.678, 0.66, 0.662, 0.646, 0.698, 0.698, 0.684, 0.668, 0.832, 0.826, 0.844, 0.84, 0.832, 0.858, 0.838, 0.786, 0.828, 0.854, 1, 1, 0.106, 0.092, 0.106, 0.198, 0.198, 0.23, 0.278, 0.314, 0.304, 0.418, 0.398, 0.442, 0.52, 0.496, 0.506, 0.656, 0.626, 0.588, 0.684, 0.668, 0.718, 0.796, 0.8, 0.812, 0.894, 0.916, 0.918], "xaxis": "x", "y": [994, 981, 975, 999, 1010, 991, 996, 999, 997, 990, 980, 919, 965, 936, 955, 997, 900, 941, 959, 922, 859, 822, 903, 844, 871, 807, 837, 832, 883, 875, 827, 797, 770, 799, 791, 725, 746, 798, 744, 798, 813, 837, 833, 826, 846, 820, 789, 837, 816, 827, 912, 894, 887, 894, 914, 910, 903, 888, 897, 906, 953, 981, 998, 953, 948, 945, 929, 973, 991, 947, 1013, 1006, 975, 984, 987, 1005, 981, 983, 993, 986, 966, 969, 990, 966, 952, 978, 960, 991, 980, 969, 1004, 779, 703, 701, 714, 754, 715, 755, 813, 808, 785, 814, 807, 797, 828, 828, 803, 749, 817, 855, 784, 764, 777, 734, 749, 776, 671, 644, 753], "yaxis": "y"}], "layout": {"legend": {"title": {"text": "Encoding"}, "tracegroupgap": 0}, "title": {"text": "Autocorrelation vs Num Nodes, 500 Bits"}, "xaxis": {"anchor": "y", "domain": [0, 1], "title": {"text": "Autocorrelation"}}, "yaxis": {"anchor": "x", "domain": [0, 1], "title": {"text": "Nodes"}}}}
